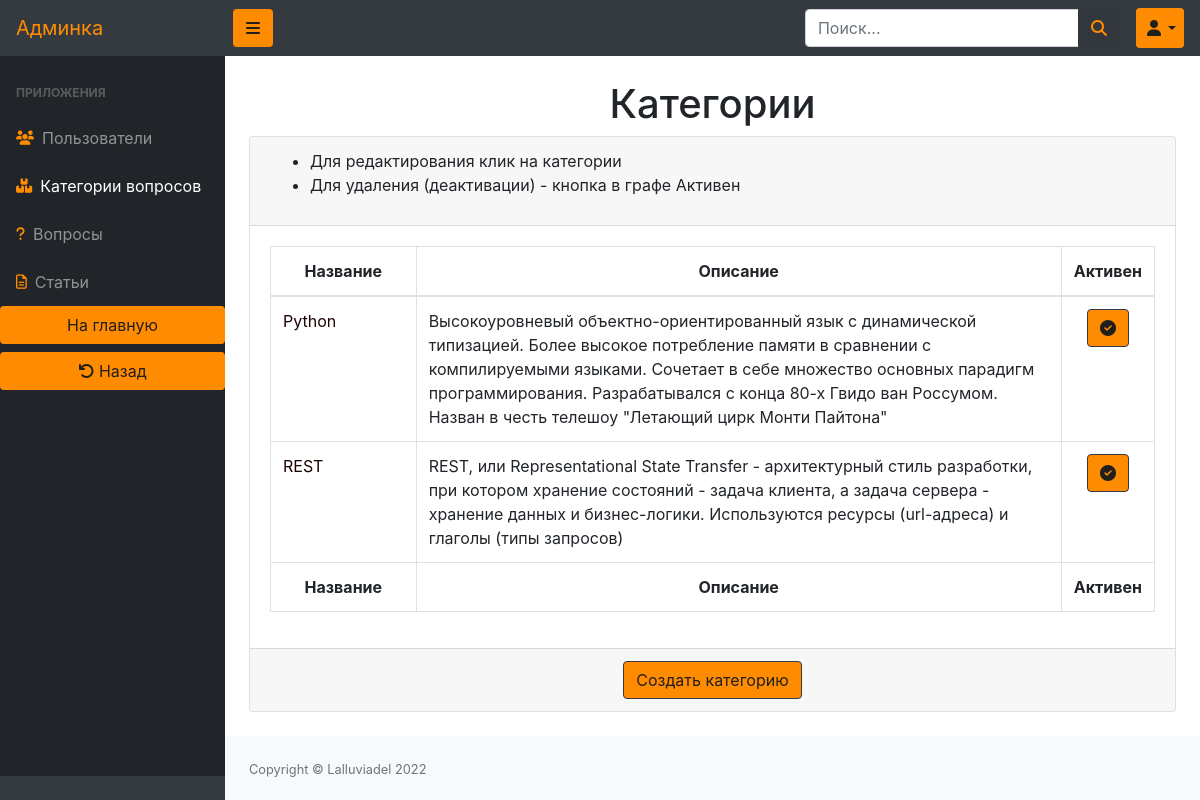
The app's page /myadmin/categories/ with its own data.
### questions/models.py (models this page shows, shortened)
class QuestionCategory(models.Model):
    name = models.CharField(max_length=64)
    description = models.TextField(blank=True)
    image = models.ImageField(upload_to=category_image_path, blank=True)
    available = models.BooleanField(default=True)

### myadmin/views.py (the view)
# urls.py: path('categories/', CategoriesListView.as_view(), name='admins_categories'),
class CategoriesListView(ListView):
    model = QuestionCategory
    template_name = 'myadmin/categories/category-viewing.html'
    context_object_name = 'categories'
    def get_context_data(self, *, object_list=None, **kwargs):
        context = super().get_context_data(**kwargs)
        context['title'] = 'Просмотр категорий'
        context['objects']: QuestionCategory.objects.all().select_related()
        return context

### questions/context_processors.py (called while the page is built)
def categories(request):
    return {
        'categories': QuestionCategory.objects.all(),
    }

def users(request):
    return {
        'users': MyUser.objects.all(),
    }

def questions(request):
    return {
        'questions': Question.objects.all(),
    }

### myadmin/templates/myadmin/categories/category-viewing.html
{% extends 'myadmin/base.html' %}
{% load static %}
{% block content %}
    <div id="layoutSidenav_content">
        <main>
            <div class="container-fluid text-center">
                <h1 class="mt-4">Категории</h1>
                <div class="card mb-4">
                    <div class="card-header">
                        <ul class="text-left">
                            <li>Для редактирования клик на категории</li>
                            <li>Для удаления (деактивации) - кнопка в графе Активен</li>
                        </ul>
                    </div>
                    <div id="update_cat_catcher" class="card-body">
                        {% include 'myadmin/includes/table-categories.html' %}
                    </div>
                    <div class="card-footer">
                        <a href="{% url 'myadmin:admins_category_create'%}">
                            <button class="btn btn-outline-dark btn-orange">Создать категорию</button>
                        </a>
                    </div>
                </div>
            </div>
        </main>
        {% include 'myadmin/includes/footer.html' %}
    </div>
{% endblock %}

### myadmin/templates/myadmin/includes/table-categories.html (shortened to what this page needs)
<div class="table-responsive">
    <table class="table table-bordered wigth-100 text-center" id="dataTable">
        <thead>
        <tr>
            <th>Название</th>
            <th>Описание</th>
            <th>Активен</th>
        </tr>
        </thead>
        <tfoot>
        <tr>
            <th>Название</th>
            <th>Описание</th>
            <th>Активен</th>
        </tr>
        </tfoot>
        <tbody>
        {% for category in categories %}
            <tr{% if not category.available %} class="no-active" {% endif %}>
                <td class="col-2 text-left">
                    <a href="{% url 'myadmin:admins_category_update' category.id %}"
                       class="admin-link">{{ category.name }}</a>
                </td>
                <td class="col-9 text-left">{{ category.description }}</td>
                <td class="col-1">
                    <form id="update_cat_btn">
                        {% if category.available %}
                            <button name="{{ category.id }}" type="submit" class="btn btn-outline-dark btn-orange"><i
                                    class='fas fa-check-circle blacked'></i></button>
                        {% else %}
                            <button name="{{ category.id }}" type="submit" class="btn btn-outline-dark"><i
                                    class="fas fa-times-circle"></i></button>
                        {% endif %}
                    </form>
                </td>
            </tr>
        {% endfor %}
        </tbody>
    </table>
</div>

### static/css/admin.css (style rules this page uses)
.wigth-100 { width: 100%; }
.admin-link { color: #1E0000; }
.btn-orange, label.active { background: #FF8C00 !important; color: #211f1c !important; outline: none; }

### records on screen
QuestionCategory: name "Python", description "Высокоуровневый объектно-ориентированный язык с динамической типизацией. Более высокое потребление памяти в сравнении с компилируемыми языками. Сочетает в себе множество основных парадигм программирования. Разрабатывался с конца 80-х Гвидо ван Россумом. Назван в честь телешоу \"Летающий цирк Монти Пайтона\""
QuestionCategory: name "REST", description "REST, или Representational State Transfer - архитектурный стиль разработки, при котором хранение состояний - задача клиента, а задача сервера - хранение данных и бизнес-логики. Используются ресурсы (url-адреса) и глаголы (типы запросов)"
